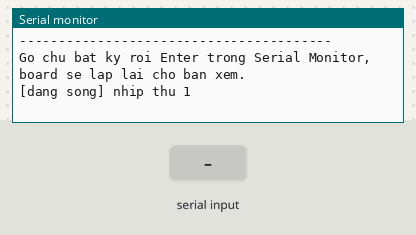
The program below on a simulated ESP32-S3. Parts: the last lines printed to the serial monitor. The inputs (shaded band) are chosen by the test bench.

Above: at 1.7 s.
1.8 s: "1\n" received over Serial
At 1.96 s:
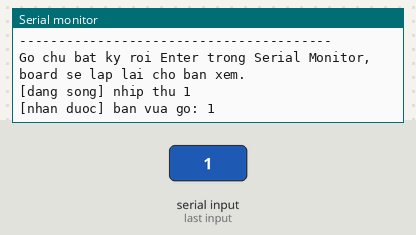
3.3 s: "0\n" received over Serial
At 3.9 s:
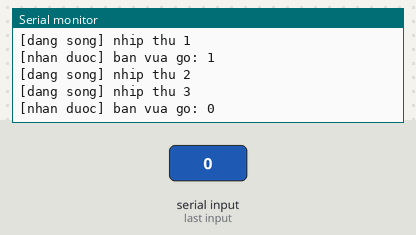
4.8 s: "2\n" received over Serial
At 4.96 s:
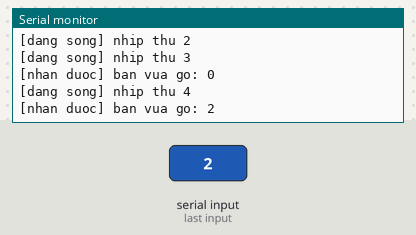
Timing chart, 0 to 7.8 s (numbered marks = the images above; inputs shaded):
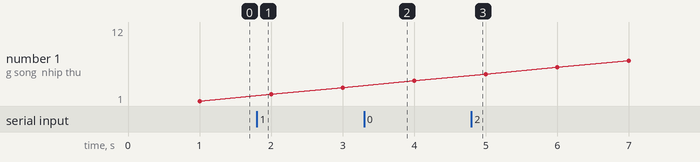

The program:

main.cpp
```cpp
#include <Arduino.h>

// board-selftest — KHÔNG cần nối bất kỳ dây nào ngoài cáp USB-C từ board sang máy tính.
// Mục đích duy nhất: xác nhận 3 việc cùng lúc — (1) máy tính nạp được code vào board,
// (2) chip ESP32-S3 khởi động và chạy được code đó, (3) kênh Serial (cổng để xem log)
// hoạt động cả 2 chiều (board gửi log ra, và board đọc được phím gõ vào từ Serial Monitor).
//
// Không dùng I2S/camera/thư viện gì đặc biệt — nếu bài này chạy được thì chắc chắn board
// còn sống và quy trình nạp code (PlatformIO -> USB -> chip) đang đúng, có vấn đề gì về
// sau (mic không lên, loa im...) thì chắc chắn là do dây nối, không phải do board hỏng.

static unsigned long lastPrint = 0;
static int counter = 0;

// ---------------------------------------------------------------------------
// Nháy đèn LED đỏ liên tục — không phụ thuộc Serial Monitor có mở hay không, chỉ cần
// cắm nguồn là nháy, để nhìn bằng mắt biết ngay board đang chạy mà không cần mở máy tính.
//
// ESP32-S3-DevKitC-1 (và board N16R8 của bạn) dùng đèn LED RGB ĐỊA CHỈ HOÁ (kiểu WS2812,
// chỉ có 1 dây dữ liệu điều khiển cả 3 màu) thay vì đèn LED thường 1 màu bật/tắt bằng
// digitalWrite() — nên không thể nháy bằng cách quen thuộc, phải gọi neopixelWrite() với
// đủ 3 giá trị đỏ/lục/lam. RGB_BUILTIN là hằng số Arduino-ESP32 tự định nghĩa sẵn đúng
// chân LED này cho board đang chọn trong platformio.ini (board = esp32-s3-devkitc-1).
// ---------------------------------------------------------------------------
#if !defined(RGB_BUILTIN) && !defined(LED_BUILTIN)
#warning "Board nay khong khai bao san LED nao (khong co RGB_BUILTIN lan LED_BUILTIN) - phan nhay den se bi bo qua, xem dong Serial.println canh bao luc chay."
#endif

static bool ledOn = false;
static unsigned long lastBlinkMs = 0;
static const unsigned long BLINK_INTERVAL_MS = 400; // nháy 2 lần rưỡi mỗi giây — đủ nhanh để thấy rõ là "đang chạy" chứ không phải đứng hình

void setup()
{
  Serial.begin(115200);
  delay(500); // chờ cổng Serial ổn định — mở Serial Monitor trễ 1 chút cũng không mất log đầu

#if !defined(RGB_BUILTIN) && defined(LED_BUILTIN)
  pinMode(LED_BUILTIN, OUTPUT);
#endif

  Serial.println();
  Serial.println("========================================");
  Serial.println("  PANDA HEAD - board-selftest");
  Serial.println("  Neu doc duoc dong nay: board da NAP CODE THANH CONG");
  Serial.println("========================================");

  Serial.print("Chip: ");
  Serial.println(ESP.getChipModel());
  Serial.print("So nhan (core): ");
  Serial.println(ESP.getChipCores());
  Serial.print("Toc do CPU: ");
  Serial.print(ESP.getCpuFreqMHz());
  Serial.println(" MHz");
  Serial.print("Flash: ");
  Serial.print(ESP.getFlashChipSize() / (1024 * 1024));
  Serial.println(" MB");

  // PSRAM: bản N16R8 phải có 8MB. Nếu dòng này in ra 0, nghĩa là board_build.psram_type
  // trong platformio.ini chưa khớp với board thật (báo lại để sửa, không phải board hỏng).
  Serial.print("PSRAM: ");
  Serial.print(ESP.getPsramSize() / (1024 * 1024));
  Serial.println(" MB");

#if defined(RGB_BUILTIN)
  Serial.println("LED: dung RGB_BUILTIN (den dia chi hoa), se nhay mau do.");
#elif defined(LED_BUILTIN)
  Serial.println("LED: dung LED_BUILTIN (den thuong 1 mau).");
#else
  Serial.println("LED: KHONG TIM THAY - board nay chua khai bao chan LED co san, bo qua phan nhay den.");
#endif

  Serial.println("----------------------------------------");
  Serial.println("Go chu bat ky roi Enter trong Serial Monitor, board se lap lai cho ban xem.");
}

void loop()
{
  // Cứ mỗi giây in 1 dòng đếm số — nếu số này chạy đều, nghĩa là chip không bị treo/reset
  // liên tục (một lỗi hay gặp với board rẻ tiền là nguồn yếu, chip cứ khởi động lại liên tục).
  if (millis() - lastPrint >= 1000)
  {
    lastPrint = millis();
    counter++;
    Serial.print("[dang song] nhip thu ");
    Serial.println(counter);
  }

  // Nháy LED — dùng millis() thay vì delay() để không chặn phần đọc Serial phía dưới.
  if (millis() - lastBlinkMs >= BLINK_INTERVAL_MS)
  {
    lastBlinkMs = millis();
    ledOn = !ledOn;
#if defined(RGB_BUILTIN)
    // Độ sáng để 40/255 (không phải 255) — đèn RGB sát ngay cạnh mắt nhìn, để full sáng
    // vừa chói vừa tốn điện không cần thiết cho một đèn báo trạng thái.
    neopixelWrite(RGB_BUILTIN, ledOn ? 40 : 0, 0, 0);
#elif defined(LED_BUILTIN)
    digitalWrite(LED_BUILTIN, ledOn ? HIGH : LOW);
#endif
  }

  // Đọc thử xem Serial Monitor có gõ gì vào không — xác nhận luôn chiều máy tính -> board.
  if (Serial.available())
  {
    String line = Serial.readStringUntil('\n');
    line.trim();
    if (line.length() > 0)
    {
      Serial.print("[nhan duoc] ban vua go: ");
      Serial.println(line);
    }
  }

  delay(1);
}
```

Measured:
- after the input at 1.8 s, the serial monitor: prints a new line at once (image 1)
- after the input at 3.3 s, the serial monitor: prints a new line at once (image 2)
- after the input at 4.8 s, the serial monitor: prints a new line at once (image 3)
